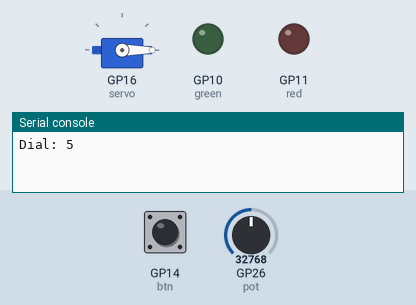
A program run on a simulated Raspberry Pi Pico running MicroPython. On the bench: servo, output pins drawn as LEDs (lit = HIGH), the last lines printed to the serial console. Wiring (from the project's diagram.json): green LED on GP10, red LED on GP11, green button on GP14, servo on GP16, potentiometer on GP26. Dashed ring = blinking. Inputs (shaded band) come from the test bench; at power-on: GP14 (btn) HIGH, GP26 (pot) = 32768 (analog values on the 0–65535 scale). Servo angles are drawn from the pulse width (0.5 ms = 0°, 2.5 ms = 180°).

Above: at 1.2 s.
1.3 s: GP14 (btn) pulled LOW for 0.15 s
2.9 s: GP14 (btn) pulsed LOW 5 times (0.12 s each, 0.3 s apart)
At 3.99 s:
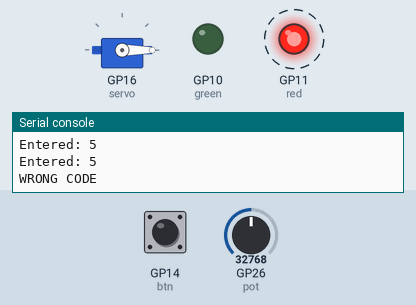
Timing chart, 0 to 5.9 s (numbered marks = the images above; inputs shaded):
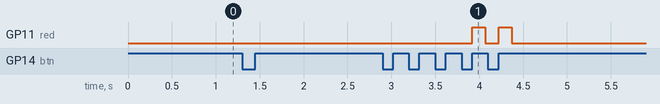

Measured:
- after the input at 2.9 s, GP11 (red): alternates HIGH for 0.15 s and LOW for 0.15 s, 4 changes in all, then stays LOW, starting after 1.0 s

The program:

main.py
```python
from machine import Pin, PWM, ADC
import time

pot = ADC(26)
btn = Pin(14, Pin.IN, Pin.PULL_UP)
green = Pin(10, Pin.OUT)
red = Pin(11, Pin.OUT)
servo = PWM(Pin(16)); servo.freq(50)

def angle(a):
    servo.duty_u16(int(1638 + a / 180 * 6554))   # 0.5ms to 2.5ms pulse

CODE = [3, 7, 1]
entry = []
last = -1
angle(0)

while True:
    digit = pot.read_u16() * 10 // 65536         # dial reads 0-9
    if digit != last:
        print("Dial:", digit); last = digit
    if btn.value() == 0:
        entry.append(digit)
        print("Entered:", digit)
        time.sleep_ms(300)
        while btn.value() == 0:
            pass
        if len(entry) == len(CODE):
            if entry == CODE:
                print("UNLOCKED")
                green.on(); angle(90); time.sleep(3)
                angle(0); green.off()
            else:
                print("WRONG CODE")
                for _ in range(4):
                    red.toggle(); time.sleep_ms(150)
                red.off()
            entry = []
```
